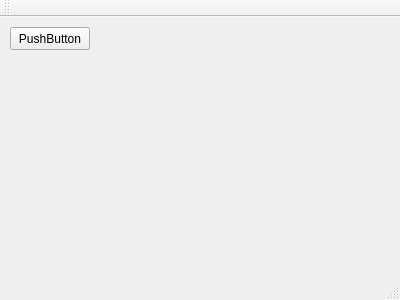
<?xml version="1.0" encoding="UTF-8"?>
<ui version="4.0">
 <class>MainWindow</class>
 <widget class="QMainWindow" name="MainWindow">
  <property name="geometry">
   <rect>
    <x>0</x>
    <y>0</y>
    <width>400</width>
    <height>300</height>
   </rect>
  </property>
  <property name="windowTitle">
   <string>MainWindow</string>
  </property>
  <widget class="QWidget" name="centralWidget">
   <widget class="QPushButton" name="pushButton">
    <property name="geometry">
     <rect>
      <x>10</x>
      <y>10</y>
      <width>80</width>
      <height>23</height>
     </rect>
    </property>
    <property name="text">
     <string>PushButton</string>
    </property>
   </widget>
  </widget>
  <widget class="QMenuBar" name="menuBar">
   <property name="geometry">
    <rect>
     <x>0</x>
     <y>0</y>
     <width>400</width>
     <height>20</height>
    </rect>
   </property>
  </widget>
  <widget class="QToolBar" name="mainToolBar">
   <attribute name="toolBarArea">
    <enum>TopToolBarArea</enum>
   </attribute>
   <attribute name="toolBarBreak">
    <bool>false</bool>
   </attribute>
  </widget>
  <widget class="QStatusBar" name="statusBar"/>
 </widget>
 <layoutdefault spacing="6" margin="11"/>
 <resources/>
 <connections/>
</ui>
